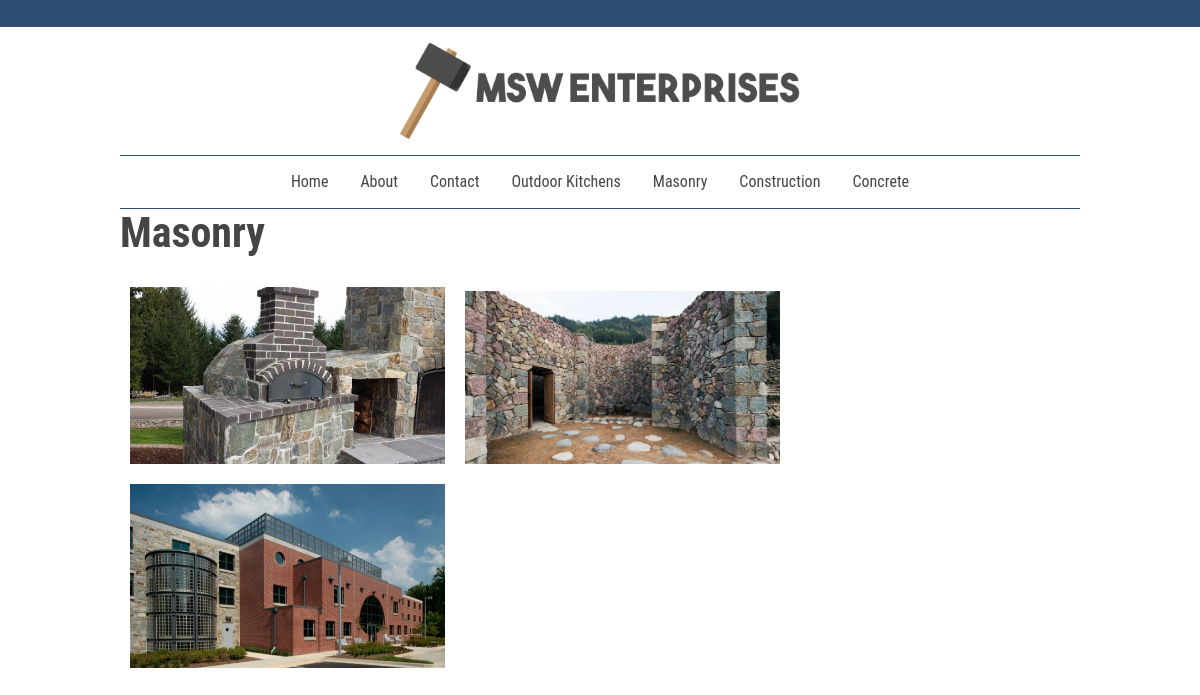
/example.php?CID=1, run on the app's committed database.
### tables this page shows
CREATE TABLE `MSWproductType` (
  `CatID` tinyint(4) NOT NULL,
  `CatName` varchar(40) NOT NULL DEFAULT ''
);

CREATE TABLE `MSWImages` (
  `IID` mediumint(9) NOT NULL,
  `ImageURL` varchar(100) NOT NULL DEFAULT '',
  `pageURL` text NOT NULL,
  `title` text NOT NULL,
  `category` text NOT NULL,
  `CatID` tinyint(4) NOT NULL DEFAULT '0',
  `description` text NOT NULL,
  `LinkID` smallint(6) NOT NULL
);

### example.php (the view, shortened to what this page needs)
<?php
include("shared.php");
$conn = dbConnect();
echo $HTMLHeader;
?>
<html>
<head>
</head>
<body>
<?php
if (!empty($_GET['CID']) && is_numeric($_GET['CID'])){
		$CatID = intval($_GET['CID']);
		$sql = "SELECT CatName FROM MSWproductType WHERE CatID = ?";
		$stmt = $conn->stmt_init();
		if ($stmt->prepare($sql)) {
			$stmt->bind_param('i', $CatID);
			$stmt->execute();
			$stmt->bind_result($CatName);
			if ($stmt->fetch()) {
				print ("<h2>$CatName</h2>");
			} else {
				print ("No category name is retrieved. <br/>");
			}
		} else {
			print ("query failed 1 - ");
		}
		$sql = "SELECT title, category, pageURL, ImageURL FROM MSWImages WHERE CatID = ? order by title ASC";
		$stmt = $conn->stmt_init();
		if ($stmt->prepare($sql)) {
			$stmt->bind_param('i', $CatID);
			$stmt->execute();
		    $stmt->store_result();
			$stmt->bind_result($title, $category, $pageURL, $ImageURL);
			if ($stmt->num_rows > 0){
				while ($stmt->fetch()) {
					echo "<a href='$pageURL' target=_blank><figure class='item'><img src='$ImageURL' alt=''/>
					  <figcaption>
					    <h3>$title</h3>
					    <h5>$category</h5>
					  </figcaption>
					</figure></a>";
				}
			} else {
				print ("Currently, no photos are found for this category.  Please check back at a later time.<br>");
			}
		} else {
			print ("query failed 2");
		}
} else {
		echo "No valid Photo Category is supplied.  Plase go to the <a href='photo_category_RO.php'> type list page</a> and select from the list of types.";
}
?>
</body>
</html>

### css/style.css (style rules this page uses)
* { margin: 0; padding: 0; }
img { max-width: 100%; height: auto; }
a { color: #2F4D71; text-decoration: none; }
body { margin: 0; padding: 0; font-family: "Roboto Condensed", "Arial", "Verdana", sans-serif; font-weight: 400; font-size: 16px; color: #454545; line-height: 1.25em; }
h2, .h2 { font-size:2.618em; line-height: 3rem; }
.ITEM { font-family: 'Raleway', sans-serif; position: relative; display: inline-block; overflow: hidden; margin: 10px; min-width: 230px; max-width: 315px; width: 100%; color: #ffffff; font-size: 16px; text-align: left; }
.ITEM * { -webkit-box-sizing: border-box; box-sizing: border-box; -webkit-transition: all 0.25s ease; transition: all 0.25s ease; }
.ITEM:before { position: absolute; top: 10px; bottom: 10px; left: 10px; right: 10px; top: 100%; content: ''; background-color: rgba(51, 51, 51, 0.9); -webkit-transition: all 0.25s ease; transition: all 0.25s ease; -webkit-transition-delay: 0.25s; transition-delay: 0.25s; }
.ITEM img { vertical-align: top; max-width: 100%; backface-visibility: hidden; }
.ITEM figcaption { position: absolute; top: 0; bottom: 0; left: 0; right: 0; z-index: 1; align-items: center; display: flex; flex-direction: column; justify-content: center; }

### example.php (style rules this page uses)
.ITEM { font-family: 'Raleway', sans-serif; position: relative; display: inline-block; overflow: hidden; margin: 10px; min-width: 230px; max-width: 315px; width: 100%; color: #ffffff; font-size: 16px; text-align: left; }
.ITEM * { -webkit-box-sizing: border-box; box-sizing: border-box; -webkit-transition: all 0.25s ease; transition: all 0.25s ease; }
.ITEM:before { position: absolute; top: 10px; bottom: 10px; left: 10px; right: 10px; top: 100%; content: ''; background-color: rgba(51, 51, 51, 0.9); -webkit-transition: all 0.25s ease; transition: all 0.25s ease; -webkit-transition-delay: 0.25s; transition-delay: 0.25s; }
.ITEM img { vertical-align: top; max-width: 100%; backface-visibility: hidden; }
.ITEM figcaption { position: absolute; top: 0; bottom: 0; left: 0; right: 0; z-index: 1; align-items: center; display: flex; flex-direction: column; justify-content: center; }

### data on the page
mswproducttype: CatName "Masonry"
mswimages: ImageURL (picture)
mswimages: ImageURL (picture)
mswimages: ImageURL (picture)
